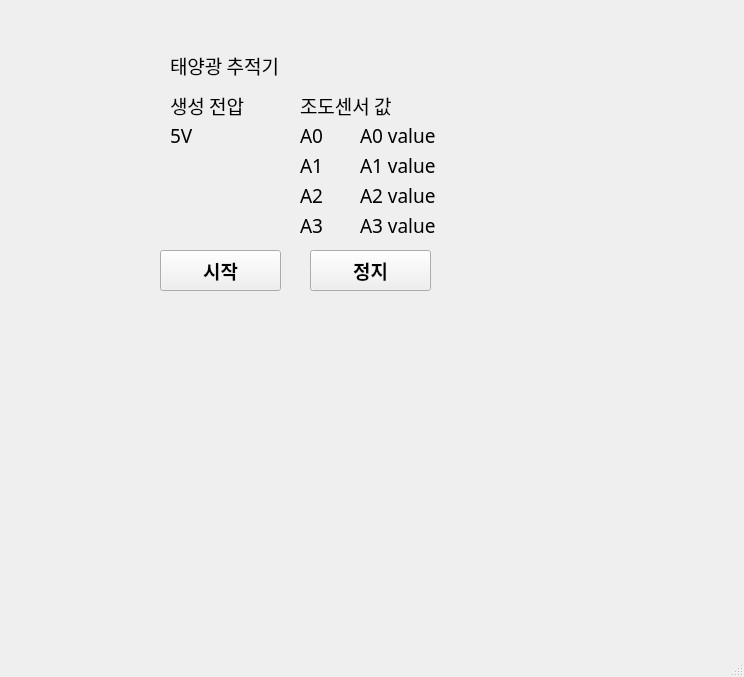
<?xml version="1.0" encoding="UTF-8"?>
<ui version="4.0">
 <class>MainWindow</class>
 <widget class="QMainWindow" name="MainWindow">
  <property name="geometry">
   <rect>
    <x>0</x>
    <y>0</y>
    <width>744</width>
    <height>677</height>
   </rect>
  </property>
  <property name="windowTitle">
   <string>MainWindow</string>
  </property>
  <widget class="QWidget" name="centralwidget">
   <widget class="QLabel" name="label_2">
    <property name="geometry">
     <rect>
      <x>170</x>
      <y>50</y>
      <width>121</width>
      <height>31</height>
     </rect>
    </property>
    <property name="font">
     <font>
      <family>맑은 고딕</family>
      <pointsize>14</pointsize>
     </font>
    </property>
    <property name="text">
     <string>태양광 추적기</string>
    </property>
   </widget>
   <widget class="QLabel" name="label_3">
    <property name="geometry">
     <rect>
      <x>170</x>
      <y>90</y>
      <width>81</width>
      <height>31</height>
     </rect>
    </property>
    <property name="font">
     <font>
      <family>맑은 고딕</family>
      <pointsize>14</pointsize>
     </font>
    </property>
    <property name="text">
     <string>생성 전압</string>
    </property>
   </widget>
   <widget class="QLabel" name="label_4">
    <property name="geometry">
     <rect>
      <x>170</x>
      <y>120</y>
      <width>81</width>
      <height>31</height>
     </rect>
    </property>
    <property name="font">
     <font>
      <family>맑은 고딕</family>
      <pointsize>14</pointsize>
     </font>
    </property>
    <property name="text">
     <string>5V</string>
    </property>
   </widget>
   <widget class="QLabel" name="label_5">
    <property name="geometry">
     <rect>
      <x>300</x>
      <y>90</y>
      <width>111</width>
      <height>31</height>
     </rect>
    </property>
    <property name="font">
     <font>
      <family>맑은 고딕</family>
      <pointsize>14</pointsize>
     </font>
    </property>
    <property name="text">
     <string>조도센서 값</string>
    </property>
   </widget>
   <widget class="QLabel" name="label_6">
    <property name="geometry">
     <rect>
      <x>300</x>
      <y>120</y>
      <width>31</width>
      <height>31</height>
     </rect>
    </property>
    <property name="font">
     <font>
      <family>맑은 고딕</family>
      <pointsize>14</pointsize>
     </font>
    </property>
    <property name="text">
     <string>A0</string>
    </property>
   </widget>
   <widget class="QLabel" name="label_7">
    <property name="geometry">
     <rect>
      <x>300</x>
      <y>150</y>
      <width>31</width>
      <height>31</height>
     </rect>
    </property>
    <property name="font">
     <font>
      <family>맑은 고딕</family>
      <pointsize>14</pointsize>
     </font>
    </property>
    <property name="text">
     <string>A1</string>
    </property>
   </widget>
   <widget class="QLabel" name="label_8">
    <property name="geometry">
     <rect>
      <x>300</x>
      <y>180</y>
      <width>31</width>
      <height>31</height>
     </rect>
    </property>
    <property name="font">
     <font>
      <family>맑은 고딕</family>
      <pointsize>14</pointsize>
     </font>
    </property>
    <property name="text">
     <string>A2</string>
    </property>
   </widget>
   <widget class="QLabel" name="label_9">
    <property name="geometry">
     <rect>
      <x>300</x>
      <y>210</y>
      <width>31</width>
      <height>31</height>
     </rect>
    </property>
    <property name="font">
     <font>
      <family>맑은 고딕</family>
      <pointsize>14</pointsize>
     </font>
    </property>
    <property name="text">
     <string>A3</string>
    </property>
   </widget>
   <widget class="QLabel" name="label_10">
    <property name="geometry">
     <rect>
      <x>360</x>
      <y>150</y>
      <width>81</width>
      <height>31</height>
     </rect>
    </property>
    <property name="font">
     <font>
      <family>맑은 고딕</family>
      <pointsize>14</pointsize>
     </font>
    </property>
    <property name="text">
     <string>A1 value</string>
    </property>
   </widget>
   <widget class="QLabel" name="label_11">
    <property name="geometry">
     <rect>
      <x>360</x>
      <y>120</y>
      <width>81</width>
      <height>31</height>
     </rect>
    </property>
    <property name="font">
     <font>
      <family>맑은 고딕</family>
      <pointsize>14</pointsize>
     </font>
    </property>
    <property name="text">
     <string>A0 value</string>
    </property>
   </widget>
   <widget class="QLabel" name="label_12">
    <property name="geometry">
     <rect>
      <x>360</x>
      <y>180</y>
      <width>81</width>
      <height>31</height>
     </rect>
    </property>
    <property name="font">
     <font>
      <family>맑은 고딕</family>
      <pointsize>14</pointsize>
     </font>
    </property>
    <property name="text">
     <string>A2 value</string>
    </property>
   </widget>
   <widget class="QLabel" name="label_13">
    <property name="geometry">
     <rect>
      <x>360</x>
      <y>210</y>
      <width>81</width>
      <height>31</height>
     </rect>
    </property>
    <property name="font">
     <font>
      <family>맑은 고딕</family>
      <pointsize>14</pointsize>
     </font>
    </property>
    <property name="text">
     <string>A3 value</string>
    </property>
   </widget>
   <widget class="QPushButton" name="pushButton">
    <property name="geometry">
     <rect>
      <x>310</x>
      <y>250</y>
      <width>121</width>
      <height>41</height>
     </rect>
    </property>
    <property name="font">
     <font>
      <family>Noto Sans KR Black</family>
      <pointsize>14</pointsize>
      <weight>75</weight>
      <bold>true</bold>
     </font>
    </property>
    <property name="text">
     <string>정지</string>
    </property>
   </widget>
   <widget class="QPushButton" name="pushButton_2">
    <property name="geometry">
     <rect>
      <x>160</x>
      <y>250</y>
      <width>121</width>
      <height>41</height>
     </rect>
    </property>
    <property name="font">
     <font>
      <family>Noto Sans KR Black</family>
      <pointsize>14</pointsize>
      <weight>75</weight>
      <bold>true</bold>
     </font>
    </property>
    <property name="text">
     <string>시작</string>
    </property>
   </widget>
  </widget>
  <widget class="QMenuBar" name="menubar">
   <property name="geometry">
    <rect>
     <x>0</x>
     <y>0</y>
     <width>744</width>
     <height>21</height>
    </rect>
   </property>
  </widget>
  <widget class="QStatusBar" name="statusbar"/>
 </widget>
 <resources/>
 <connections/>
</ui>
